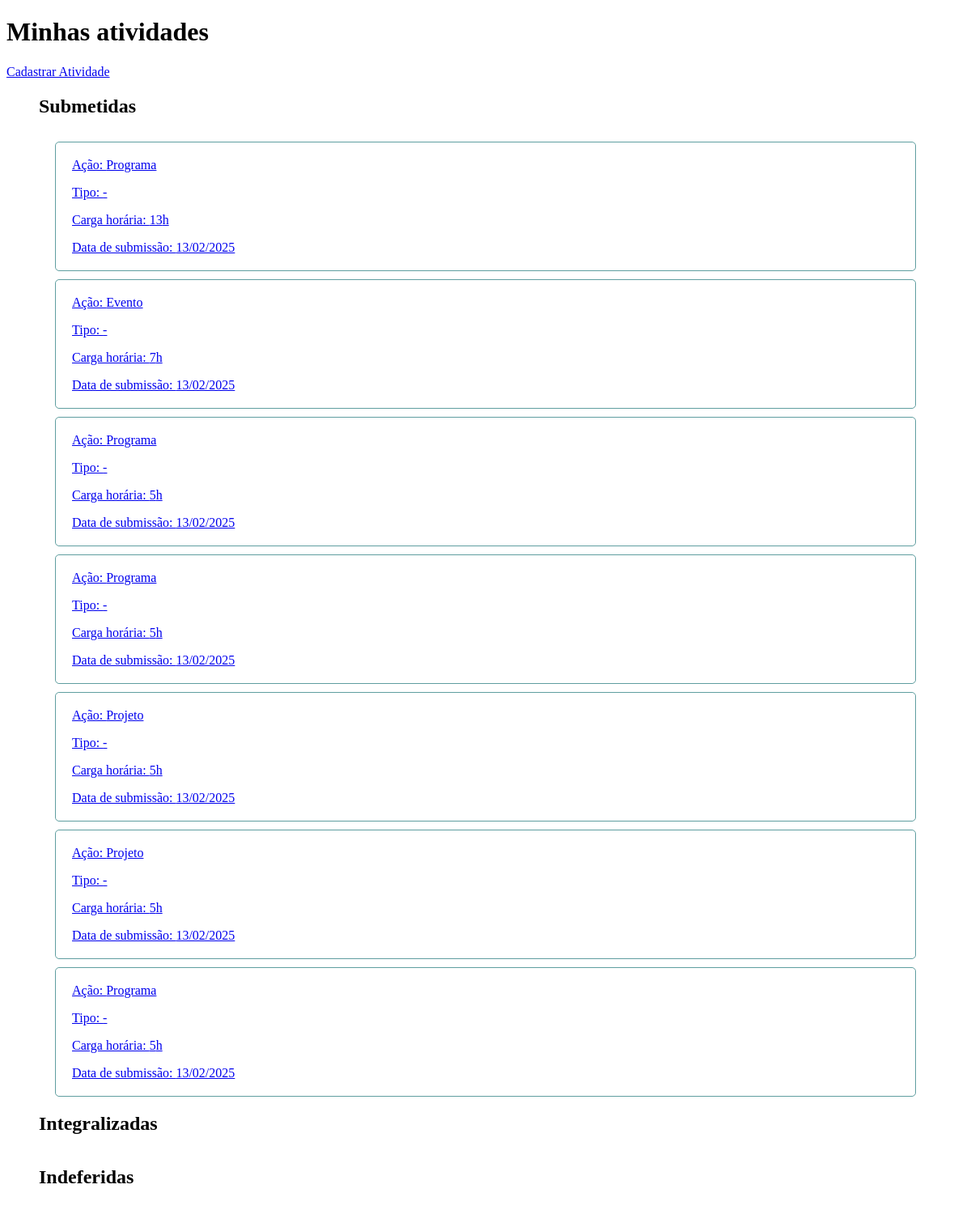
The app's page /atividades/ with its own data.
### atividades/models.py (models this page shows, shortened)
class Atividade(models.Model):
    ACAO_EXTENSAO_CHOICES = [
        ('Programa', 'Programa'),
        ('Projeto', 'Projeto'),
        ('Curso', 'Curso'),
        ('Evento', 'Evento'),
    ]
    TIPO_CURSO_CHOICES = [
        ('Formação inicial', 'Formação inicial'),
        ('Formação continuada', 'Formação continuada'),
    ]
    TIPO_EVENTO_CHOICES = [
        ('Congresso', 'Congresso'),
        ('Seminário', 'Seminário'),
        ('Encontro', 'Encontro'),
        ('Simpósio', 'Simpósio'),
    ]
    SITUACAO_CHOICES = [
        ('Em análise', 'Em análise'),
        ('Integralizada', 'Integralizada'),
        ('Indeferida', 'Indeferida'),
    ]
    acao_extensao = models.CharField(max_length=20, choices=ACAO_EXTENSAO_CHOICES)
    tipo_curso = models.CharField(max_length=30, choices=TIPO_CURSO_CHOICES, blank=True, null=True)
    tipo_evento = models.CharField(max_length=30, choices=TIPO_EVENTO_CHOICES, blank=True, null=True)
    horas = models.PositiveIntegerField()
    anexo = models.FileField(upload_to='anexos/', blank=True, null=True)
    data_submissao = models.DateField(auto_now_add=True)
    situacao = models.CharField(max_length=50, default="Em análise")

### atividades/views.py (the view)
# urls.py: path('', views.lista_atividades, name='lista_atividades'),
def lista_atividades(request):
    submetidas = Atividade.objects.filter(situacao='Em análise')
    integralizadas = Atividade.objects.filter(situacao='Integralizada')
    indeferidas = Atividade.objects.filter(situacao='Indeferida')
    context = {
        'submetidas': submetidas,
        'integralizadas': integralizadas,
        'indeferidas': indeferidas
    }
    return render(request, 'atividades/index.html', context)

### atividades/templates/atividades/index.html (shortened to what this page needs)
<!DOCTYPE html>
<html lang="pt-br">
<head>
</head>
<body>
    <header>
        <h1>Minhas atividades</h1>
        <a href="{% url 'atividades:cadastrar_atividade' %}">Cadastrar Atividade</a>
    </header>
    <section>
        <h2>Submetidas</h2>
        {% for atividade in submetidas %}
            <div>
                <a href="{% url 'atividades:exibir_atividade' atividade.id %}">
                    <p>Ação: {{ atividade.acao_extensao }}</p>
                    <p>Tipo: {{ atividade.tipo|default:"-" }}</p>
                    <p>Carga horária: {{ atividade.horas }}h</p>
                    <p>Data de submissão: {{ atividade.data_submissao|date:"d/m/Y" }}</p>
                </a>
            </div>
        {% endfor %}
    </section>
    <section>
        <h2>Integralizadas</h2>
    </section>
    <section>
        <h2>Indeferidas</h2>
    </section>
</body>
</html>

### atividades/templates/atividades/index.html (style rules this page uses)
section { margin: 0 40px ; display: flex; flex-direction: column; gap: 10px; }
section div { margin: 0 20px; padding: 3px 20px; border: 1px solid cadetblue; border-radius: 5px; }

### records on screen
Atividade: acao_extensao "Programa", tipo "-", horas "13", data_submissao "13/02/2025"
Atividade: acao_extensao "Evento", tipo "-", horas "7", data_submissao "13/02/2025"
Atividade: acao_extensao "Programa", tipo "-", horas "5", data_submissao "13/02/2025"
Atividade: acao_extensao "Programa", tipo "-", horas "5", data_submissao "13/02/2025"
Atividade: acao_extensao "Projeto", tipo "-", horas "5", data_submissao "13/02/2025"
Atividade: acao_extensao "Projeto", tipo "-", horas "5", data_submissao "13/02/2025"
Atividade: acao_extensao "Programa", tipo "-", horas "5", data_submissao "13/02/2025"
